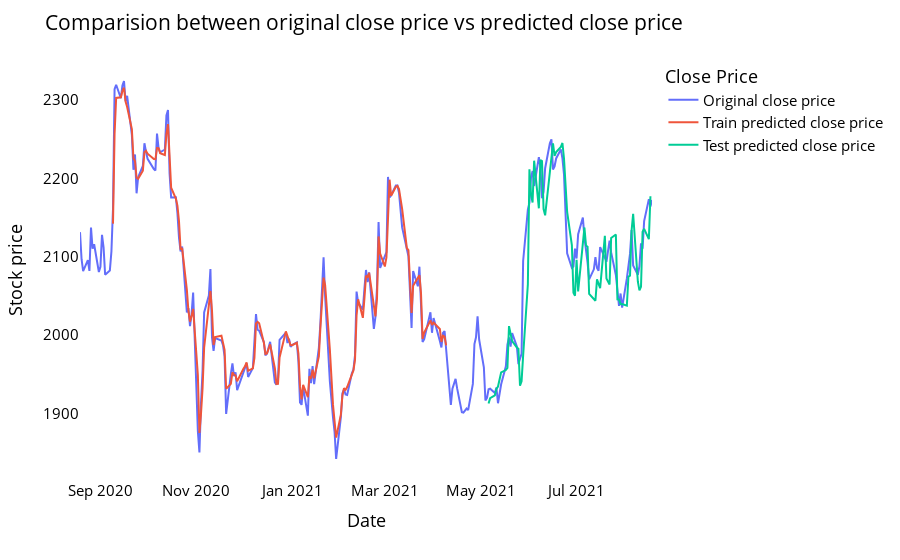

Here is the notebook cell this chart was saved with:
### Markdown cell above
<a name="rfcomparechart"></a>

#### Comparision between original stock close price vs predicted close price

### Code cell
# shift train predictions for plotting

look_back=time_step
trainPredictPlot = np.empty_like(closedf)
trainPredictPlot[:, :] = np.nan
trainPredictPlot[look_back:len(train_predict)+look_back, :] = train_predict
print("Train predicted data: ", trainPredictPlot.shape)

# shift test predictions for plotting
testPredictPlot = np.empty_like(closedf)
testPredictPlot[:, :] = np.nan
testPredictPlot[len(train_predict)+(look_back*2)+1:len(closedf)-1, :] = test_predict
print("Test predicted data: ", testPredictPlot.shape)

names = cycle(['Original close price','Train predicted close price','Test predicted close price'])


plotdf = pd.DataFrame({'date': close_stock['date'],
                       'original_close': close_stock['close'],
                      'train_predicted_close': trainPredictPlot.reshape(1,-1)[0].tolist(),
                      'test_predicted_close': testPredictPlot.reshape(1,-1)[0].tolist()})

fig = px.line(plotdf,x=plotdf['date'], y=[plotdf['original_close'],plotdf['train_predicted_close'],
                                          plotdf['test_predicted_close']],
              labels={'value':'Stock price','date': 'Date'})
fig.update_layout(title_text='Comparision between original close price vs predicted close price',
                  plot_bgcolor='white', font_size=15, font_color='black', legend_title_text='Close Price')
fig.for_each_trace(lambda t:  t.update(name = next(names)))

fig.update_xaxes(showgrid=False)
fig.update_yaxes(showgrid=False)
fig.show()

### Figure 1 — Plotly figure (JSON) as saved in the notebook; plotly's stock layout.template omitted (floating-point values rounded to 4 significant figures; data arrays with more than 128 entries replaced by an {"elided": "..."} marker saying what was removed)
{"data": [{"hovertemplate": "variable=original_close<br>Date=%{x}<br>Stock price=%{y}<extra></extra>", "legendgroup": "original_close", "line": {"color": "#636efa", "dash": "solid"}, "marker": {"symbol": "circle"}, "mode": "lines", "name": "Original close price", "orientation": "v", "showlegend": true, "type": "scatter", "x": {"elided": "249 str values"}, "xaxis": "x", "y": {"elided": "249 float values"}, "yaxis": "y"}, {"hovertemplate": "variable=train_predicted_close<br>Date=%{x}<br>Stock price=%{y}<extra></extra>", "legendgroup": "train_predicted_close", "line": {"color": "#EF553B", "dash": "solid"}, "marker": {"symbol": "circle"}, "mode": "lines", "name": "Train predicted close price", "orientation": "v", "showlegend": true, "type": "scatter", "x": {"elided": "249 str values"}, "xaxis": "x", "y": {"elided": "249 float values"}, "yaxis": "y"}, {"hovertemplate": "variable=test_predicted_close<br>Date=%{x}<br>Stock price=%{y}<extra></extra>", "legendgroup": "test_predicted_close", "line": {"color": "#00cc96", "dash": "solid"}, "marker": {"symbol": "circle"}, "mode": "lines", "name": "Test predicted close price", "orientation": "v", "showlegend": true, "type": "scatter", "x": {"elided": "249 str values"}, "xaxis": "x", "y": {"elided": "249 float values"}, "yaxis": "y"}], "layout": {"font": {"color": "black", "size": 15}, "legend": {"title": {"text": "Close Price"}, "tracegroupgap": 0}, "margin": {"t": 60}, "plot_bgcolor": "white", "title": {"text": "Comparision between original close price vs predicted close price"}, "xaxis": {"anchor": "y", "domain": [0, 1], "showgrid": false, "title": {"text": "Date"}}, "yaxis": {"anchor": "x", "domain": [0, 1], "showgrid": false, "title": {"text": "Stock price"}}}}
